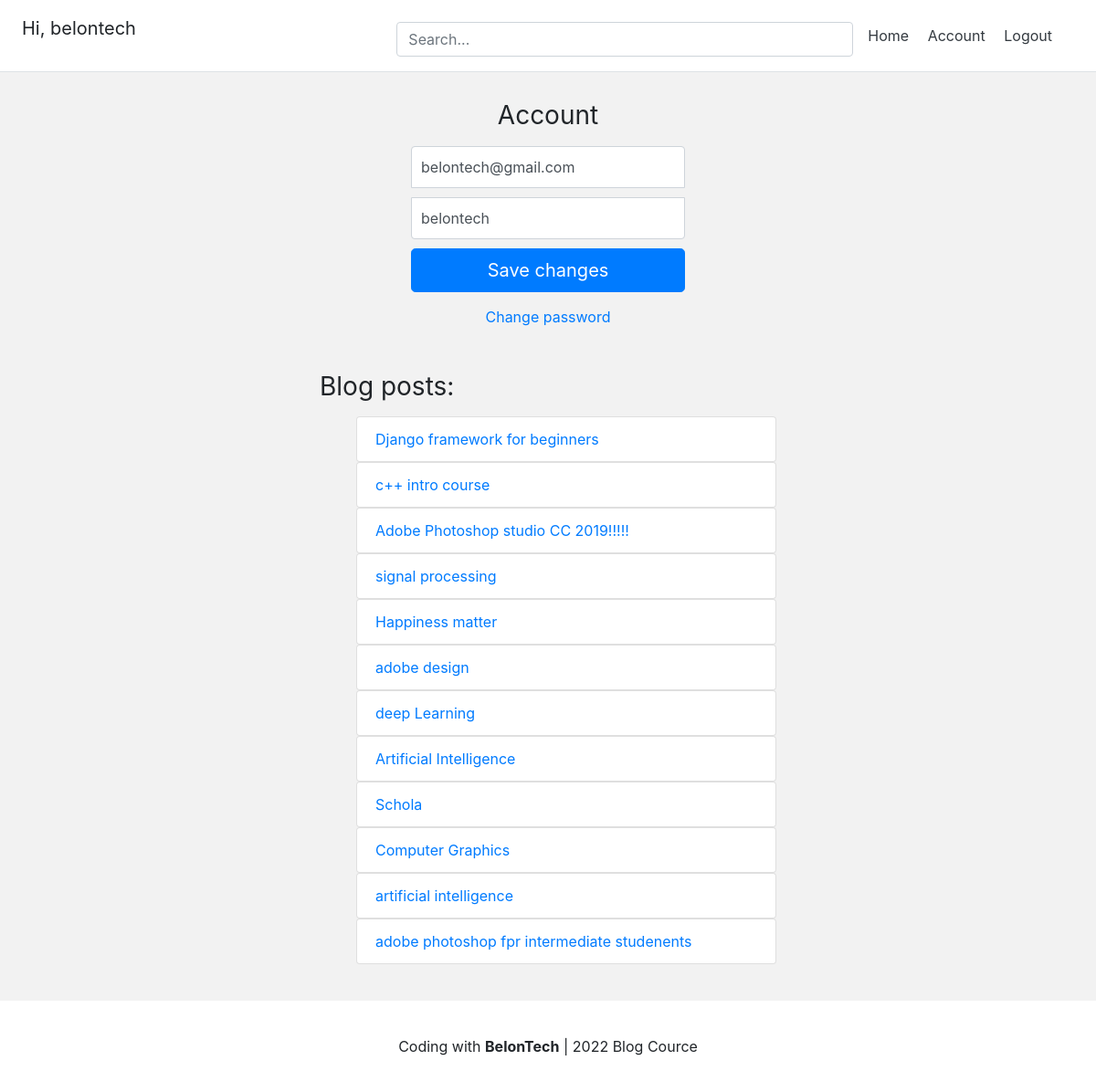
The app's page /account/ (signed in) with its own data.
### account/models.py (models this page shows, shortened)
class Account(AbstractBaseUser):
    email = models.EmailField(verbose_name="email", max_length=60, unique=True)
    username = models.CharField(max_length=30, unique=True)
    date_joined = models.DateTimeField(verbose_name="date joined", auto_now_add=True)
    last_login = models.DateTimeField(verbose_name="last login", auto_now=True)
    is_admin = models.BooleanField(default=False)
    is_active = models.BooleanField(default=True)
    is_staff = models.BooleanField(default=False)
    is_superuser = models.BooleanField(default=False)
    USERNAME_FIELD = 'email'
    REQUIRED_FIELDS = ['username']
    objects = MyAccountManager()

### blog/models.py (models this page shows)
class BlogPost(models.Model):
    title = models.CharField(max_length=70, null=False, blank=False)
    body = models.TextField(max_length=100000, null=False, blank=False)
    image = models.ImageField(upload_to=upload_location, null=False, blank=False)
    date_published = models.DateTimeField(auto_now_add=True, verbose_name="date published")
    date_updated = models.DateTimeField(auto_now=True, verbose_name="date updated")
    author = models.ForeignKey(settings.AUTH_USER_MODEL, on_delete=models.CASCADE)
    slug = models.SlugField(blank=True, unique=True) #slug is just a URL and it is UNIQUE
    def __str__(self):
        return self.title

### account/views.py (the view)
# urls.py: path('account/', account_view, name="account"),
def account_view(request):
    if not request.user.is_authenticated:
        return redirect("login")
    context = {}
    if request.POST:
        form = AccontUpdateForm(request.POST, instance=request.user)
        if form.is_valid():
            form.initial = {
                "email": request.POST['email'],
                "username": request.POST['username'],
            }
            form.save()
            context['success_message'] = "Successfully Updated"
    else:
        form = AccontUpdateForm(
            initial = {
                "email": request.user.email,
                "username":request.user.username,
            }
        )
    context['account_form'] = form
    blog_posts = BlogPost.objects.filter(author=request.user)
    context['blog_posts'] = blog_posts
    return render(request, 'account/account.html', context)

### account/forms.py (shortened to what this page needs)
class AccontUpdateForm(forms.ModelForm):
    class Meta:
        model = Account
        fields = ('email', 'username')

### account/templates/account/account.html (shortened to what this page needs)
{% extends 'base.html' %}
{% load static %}
{% block content %}
    <form action="" class="form-signin" method="post">
        <h1 class="h3 mb-3 font-weight-normal">Account</h1>
        <input type="email" name="email" id="inputEmail" class="form-control" placeholder="Email address" required autofocus value="{{account_form.initial.email}}">
        <input type="username" name="username" id="inputUsername" class="form-control" placeholder="username address" required value="{{account_form.initial.username}}">
        <button class="btn btn-lg btn-primary btn-block" type="submit">Save changes</button>
    </form>
    <div class="d-flex flex-column">
        <a class="m-auto" href="{% url 'password_change' %}">Change password</a>
    </div>
    <div class="container mt-4 p-4">
        <div class="row">
            <div class="blog-posts">
                <h3 class="mb-3 font-weight-normal">Blog posts:</h3>
                {% if blog_posts %}
                    <ul>
                    {% for post in blog_posts %}
                        <a href="{% url 'blog:detail' post.slug %}" style="text-decoration: none;">
                            <li class="list-group-item">{{post}}</li>
                        </a>
                    {% endfor %}
                {% else %}
                    <p>You have no blog posts yet. Create a post <a href="{% url 'blog:create' %}">here</a> </p>
                {% endif %}
            </div>
        </div>
    </div>
{% endblock content %}

### templates/snippets/header.html (shortened to what this page needs)
<link rel="stylesheet" href="https://cdn.jsdelivr.net/npm/bootstrap@4.0.0/dist/css/bootstrap.min.css">
<div class="d-flex flex-column flex-md-row align-items-center p-3 px-md-4 mb-3 bg-white border-bottom shadow-sm">
    <h5 class="my-0 mr-md-auto font-weight-normal">
        {% if request.user.is_authenticated %}
        <p>Hi, {{request.user.username}}</p>
        {% endif %}
    </h5>
    <div class="search-bar mt-sm-2 mr-2">
        <form action="" method="get">
            <input type="text" name="q" id="id_q"class="form-control" placeholder="Search..." value="query">
        </form>
    </div>
    <nav class="my-2 my-md-0 mr-md-3">
        {% if request.user.is_authenticated %}
            <a class="p-2 text-dark" href="{% url 'home' %}">Home</a>
            <a class="p-2 text-dark" href="{% url 'account' %}">Account</a>
            <a class="p-2 text-dark" href="{% url 'logout' %}">Logout</a>
        {% else %}
            <a class="p-2 text-dark" href="{% url 'home' %}">Home</a> |
            <a class="p-2 text-dark" href="{% url 'login' %}">Login</a> |
            <a href="{% url 'register' %}" class="btn btn-outline-primary">Register</a>
        {% endif %}
    </nav>
</div>

### templates/snippets/header.html (style rules this page uses)
@media (min-width:768px) { html { font-size: 16px; } }
.container { max-width: 960px; }
.search-bar { max-width: 500px; width:100%; }

### templates/snippets/base_css.html (style rules this page uses)
body { background-color: #f2f2f2; }

### account/templates/account/account.html (style rules this page uses)
.form-signin { width: 100%; max-width: 330px; padding: 15px; margin: 0 auto; }
.form-signin .form-control { position: relative; box-sizing: border-box; height: auto; padding: 10px; font-size: 16px; }
.form-signin input[type="email"] { margin-bottom: 10px; border-bottom-right-radius: 0; border-bottom-left-radius: 0; }
.form-signin input[type="username"] { margin-bottom: 10px; border-top-left-radius: 0; border-top-right-radius: 0; }
.h3 { text-align: center; }
.blog-posts { max-width: 500px; width: 100%; margin: auto; }

### records on screen
Account: user.username "belontech", email "belontech@gmail.com", username "belontech"
BlogPost: title "Django framework for beginners"
BlogPost: title "c++ intro course"
BlogPost: title "Adobe Photoshop studio CC 2019!!!!!"
BlogPost: title "signal processing"
BlogPost: title "Happiness matter"
BlogPost: title "adobe design"
BlogPost: title "deep Learning"
BlogPost: title "Artificial Intelligence"
BlogPost: title "Schola"
BlogPost: title "Computer Graphics"
BlogPost: title "artificial intelligence"
BlogPost: title "adobe photoshop fpr intermediate studenents"
